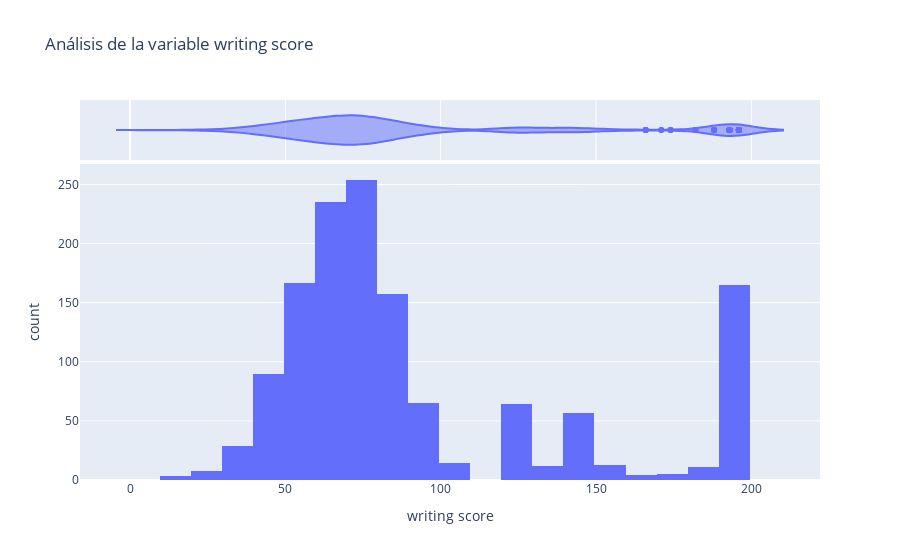

Write notebook code for a chart like this one.
### Markdown cell above
> Utilice alguna visualización (gráfique) para observar el comportamiento de los datos numericos. ¿Estan todos los valores correctos?

### Code cell
# Se procede a visualizar las distribuciones de las variables numericas, se escribe en una misma linea para no
# ensuciar el código

#px.histogram(df_grades, x= 'reading score', title='Análisis de la variable reading score', marginal='violin')
#px.histogram(df_grades, x= 'math score', title='Análisis de la variable math score', marginal='violin')
px.histogram(df_grades, x= 'writing score', title='Análisis de la variable writing score', marginal='violin')

### Figure 1 — Plotly figure (JSON) as saved in the notebook; plotly's stock layout.template omitted (floating-point values rounded to 4 significant figures; data arrays with more than 128 entries replaced by an {"elided": "..."} marker saying what was removed)
{"data": [{"alignmentgroup": "True", "bingroup": "x", "hovertemplate": "writing score=%{x}<br>count=%{y}<extra></extra>", "legendgroup": "", "marker": {"color": "#636efa"}, "name": "", "offsetgroup": "", "orientation": "v", "showlegend": false, "type": "histogram", "x": {"elided": "1400 int values"}, "xaxis": "x", "yaxis": "y"}, {"alignmentgroup": "True", "hovertemplate": "writing score=%{x}<extra></extra>", "legendgroup": "", "marker": {"color": "#636efa"}, "name": "", "offsetgroup": "", "scalegroup": "x", "showlegend": false, "type": "violin", "x": {"elided": "1400 int values"}, "xaxis": "x2", "yaxis": "y2"}], "layout": {"barmode": "relative", "legend": {"tracegroupgap": 0}, "title": {"text": "Análisis de la variable writing score"}, "xaxis": {"anchor": "y", "domain": [0, 1], "title": {"text": "writing score"}}, "xaxis2": {"anchor": "y2", "domain": [0, 1], "matches": "x", "showgrid": true, "showticklabels": false}, "yaxis": {"anchor": "x", "domain": [0, 0.8316], "title": {"text": "count"}}, "yaxis2": {"anchor": "x2", "domain": [0.8416, 1], "matches": "y2", "showgrid": false, "showline": false, "showticklabels": false, "ticks": ""}}}
